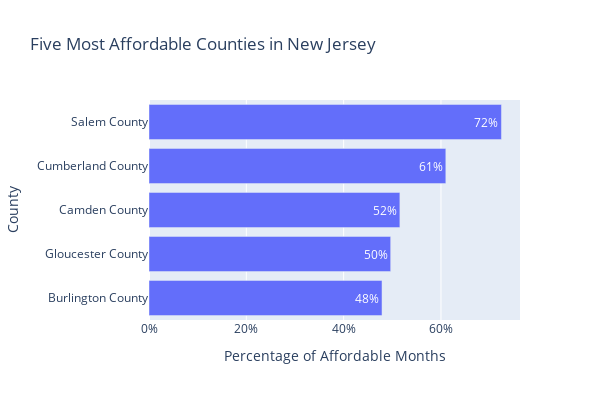
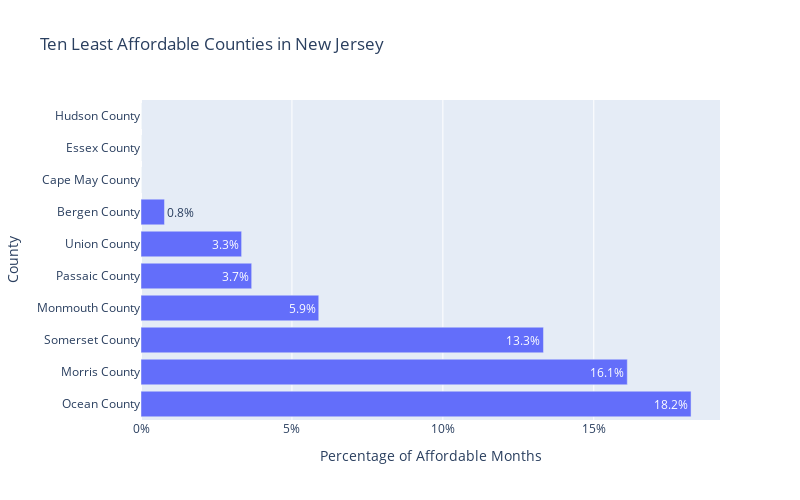

Source (notebook cell) for these figures, in order:
### Code cell
# Most and Least Affordable Counties

all_counties = pd.crosstab(final_table.County,final_table.affordable)

# calculate percentage
all_counties['percent_affordable'] = (all_counties['Yes']/(all_counties['Yes'] + all_counties['No']))
all_counties = all_counties.sort_values('percent_affordable')
all_counties = all_counties.reset_index()
top_5_counties = all_counties.tail(5)
bottom_10_counties = all_counties.head(10)
bottom_10_counties = bottom_10_counties.sort_values('percent_affordable',ascending=False)

# plot most affordable counties
fig = px.bar(data_frame=top_5_counties, x='percent_affordable',y='County',orientation='h',\
    width=600, height=400, title='Five Most Affordable Counties in New Jersey',\
        labels={'percent_affordable': 'Percentage of Affordable Months'},text_auto='.0%')
fig.update_xaxes(tickformat='.0%')

fig.show()

# plot least affordable counties
fig = px.bar(data_frame=bottom_10_counties, x='percent_affordable',y='County',orientation='h',\
    width=800, height=500, title='Ten Least Affordable Counties in New Jersey',\
        labels={'percent_affordable': 'Percentage of Affordable Months'},text_auto='.1%')
fig.update_xaxes(tickformat='.0%')

fig.show()

### Figure 1 — Plotly figure (JSON) as saved in the notebook; plotly's stock layout.template omitted (floating-point values rounded to 4 significant figures)
{"data": [{"alignmentgroup": "True", "hovertemplate": "Percentage of Affordable Months=%{x}<br>County=%{y}<extra></extra>", "legendgroup": "", "marker": {"color": "#636efa", "pattern": {"shape": ""}}, "name": "", "offsetgroup": "", "orientation": "h", "showlegend": false, "textposition": "auto", "texttemplate": "%{x:.0%}", "type": "bar", "x": [0.4789, 0.4967, 0.5156, 0.61, 0.7243], "xaxis": "x", "y": ["Burlington County", "Gloucester County", "Camden County", "Cumberland County", "Salem County"], "yaxis": "y"}], "layout": {"barmode": "relative", "height": 400, "legend": {"tracegroupgap": 0}, "title": {"text": "Five Most Affordable Counties in New Jersey"}, "width": 600, "xaxis": {"anchor": "y", "domain": [0, 1], "tickformat": ".0%", "title": {"text": "Percentage of Affordable Months"}}, "yaxis": {"anchor": "x", "domain": [0, 1], "title": {"text": "County"}}}}

### Figure 2 — Plotly figure (JSON) as saved in the notebook; plotly's stock layout.template omitted (floating-point values rounded to 4 significant figures)
{"data": [{"alignmentgroup": "True", "hovertemplate": "Percentage of Affordable Months=%{x}<br>County=%{y}<extra></extra>", "legendgroup": "", "marker": {"color": "#636efa", "pattern": {"shape": ""}}, "name": "", "offsetgroup": "", "orientation": "h", "showlegend": false, "textposition": "auto", "texttemplate": "%{x:.1%}", "type": "bar", "x": [0.1822, 0.1611, 0.1333, 0.05889, 0.03667, 0.03333, 0.007778, 0, 0, 0], "xaxis": "x", "y": ["Ocean County", "Morris County", "Somerset County", "Monmouth County", "Passaic County", "Union County", "Bergen County", "Cape May County", "Essex County", "Hudson County"], "yaxis": "y"}], "layout": {"barmode": "relative", "height": 500, "legend": {"tracegroupgap": 0}, "title": {"text": "Ten Least Affordable Counties in New Jersey"}, "width": 800, "xaxis": {"anchor": "y", "domain": [0, 1], "tickformat": ".0%", "title": {"text": "Percentage of Affordable Months"}}, "yaxis": {"anchor": "x", "domain": [0, 1], "title": {"text": "County"}}}}
